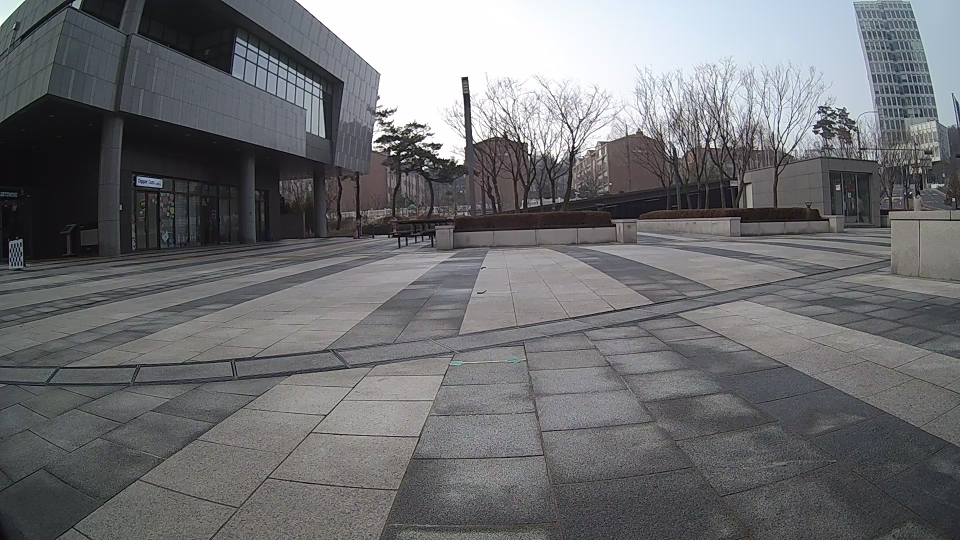
#> input picture opencv-python-learn/BarrelDistortion/images/마이크로20260115_142755.mp4_20260116_084653.175.jpg, 1920 x 1080 px (shown at 1/2 size); its folder holds 4 pictures in this run
$ python image_calibraion.py
#> lines starting #> are read from the running program, lines starting #| are printed output that depends on the picture
import cv2
import os
import numpy as np
import glob

"""
size: 행열 개수 => (row, col)
path: 이미지가 있는 폴더 위치
savePath: 이미지가 저장되는 폴더 경로
ext: 이미지의 확장자 => .png
patternType: 보정에서 사용하는 보드 타입 (True: 체크보드 / False: 원 모양 zigzag)

return
    retval: calibration 품질 정도. 값이 낮을수록 보정이 잘 되었다는 뜻
    cameraMatrix: 3x3 형태의 카메라 내부 행렬 값
    distCoeff: 렌즈 왜곡 계수
    rvecs: 3x1 회전 벡터. 벡터의 방향은 회전 축을 지정, 크기는 회전 각을 지정
    tvecs: 3x1 이동 벡터
"""


def imageCalibration(patternSize: tuple, path: str, savePath: str, ext=".jpg", patternType=True):
    # [추가된 부분] 저장할 폴더가 없으면 자동으로 생성합니다.
#> called with patternSize = (7, 4), ext = '.jpg', patternType = True
    os.makedirs(savePath, exist_ok=True)
    objpoints = [] # 알려진 3D 점(objpoints) 값
    imgpoints = [] # 감지된 코너의 해당 픽셀 좌표

    # 주어진 디렉터리에 저장된 개별 이미지의 경로 추출
    imagePath = os.path.join(path, f"*{ext}")
    images = glob.glob(imagePath)

    #object point 생성 = 0값
    objp = np.zeros((1, patternSize[0] * patternSize[1], 3), np.float32)
    objp[0, :, :2] = np.mgrid[0:patternSize[0], 0:patternSize[1]].T.reshape(-1, 2)

    for frame_c in images:
        arr = np.fromfile(frame_c, dtype=np.uint8)
        img = cv2.imdecode(arr, cv2.IMREAD_COLOR)
#> img is the input picture: shape (1080, 1920, 3); mean B, G, R 113.3, 110.8, 110

        # img = cv2.imread(frame_c)
        name = os.path.splitext( os.path.basename(frame_c) )[0]
        gray = cv2.cvtColor(img, cv2.COLOR_BGR2GRAY) # 그레이 스케일로 변환

        # 이미지에서 원하는 개수의 코너가 발견되면 ret = true
        ret, corners = False, None
        if patternType:
            ret, corners = cv2.findChessboardCorners(gray, patternSize,
                                            cv2.CALIB_CB_ADAPTIVE_THRESH
                                            + cv2.CALIB_CB_FAST_CHECK
                                            + cv2.CALIB_CB_NORMALIZE_IMAGE)
#> ret = False; corners = None
        else:
            ret, corners = cv2.findCirclesGrid(gray, patternSize,
                                            flags=cv2.CALIB_CB_ASYMMETRIC_GRID)

        if ret:
            objpoints.append(objp)
            corners2 = cv2.cornerSubPix(gray, corners, (10, 10), (-1, -1),
                                        (cv2.TERM_CRITERIA_EPS
                                        + cv2.TERM_CRITERIA_MAX_ITER, 30, 0.001))
            imgpoints.append(corners2)

            drawIamge = cv2.drawChessboardCorners(img, patternSize, corners2, ret)
            saveName = os.path.join(savePath, f"{name}_save{ext}")

            type = os.path.splitext(saveName)[1]
            rst, img_arr = cv2.imencode(type, drawIamge)
            if rst:
                with open(saveName, mode='w+b') as f:
                    img_arr.tofile(f)
#> pass 2 of the loop in imageCalibration, `for frame_c in images:`:
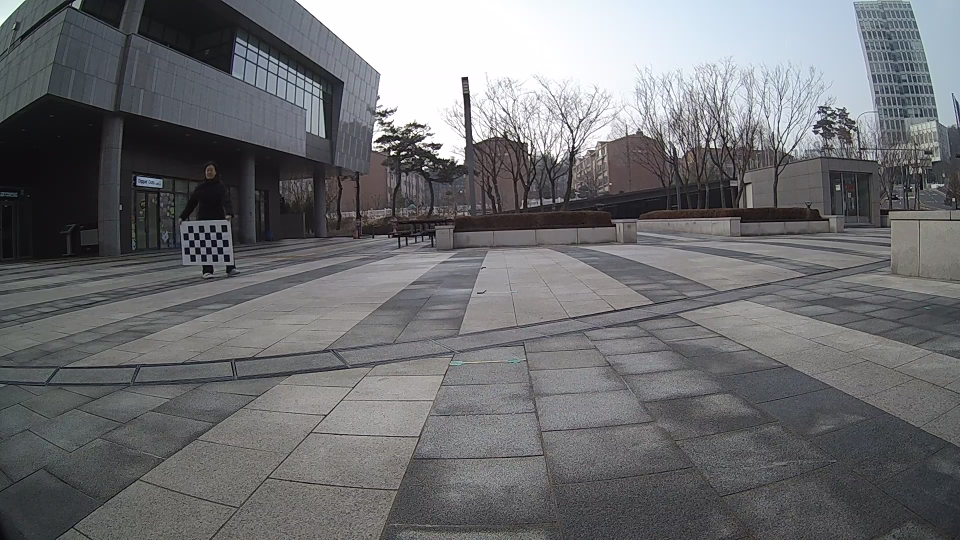
#> input picture opencv-python-learn/BarrelDistortion/images/마이크로20260115_142755.mp4_20260116_084701.681.jpg, 1920 x 1080 px (shown at 1/2 size)
#> in imageCalibration, img is the input picture: shape (1080, 1920, 3); mean B, G, R 113.4, 110.9, 110.1
#> ret = True; corners = 28 rows, first 8: [446.8, 508.2], [434.9, 508.4], [423.3, 508.6], [412.4, 508.7], [401.5, 508.7], [390.3, 508.9], [379.6, 508.7], [445.4, 494.3]
#> corners2 = 28 rows, first 8: [442.1, 509.4], [428.9, 507.7], [418.1, 508.6], [406.5, 508.6], [406.5, 508.6], [385.1, 508.3], [385.1, 508.3], [440.5, 493.7]
#> pass 3 of the loop in imageCalibration, `for frame_c in images:`:
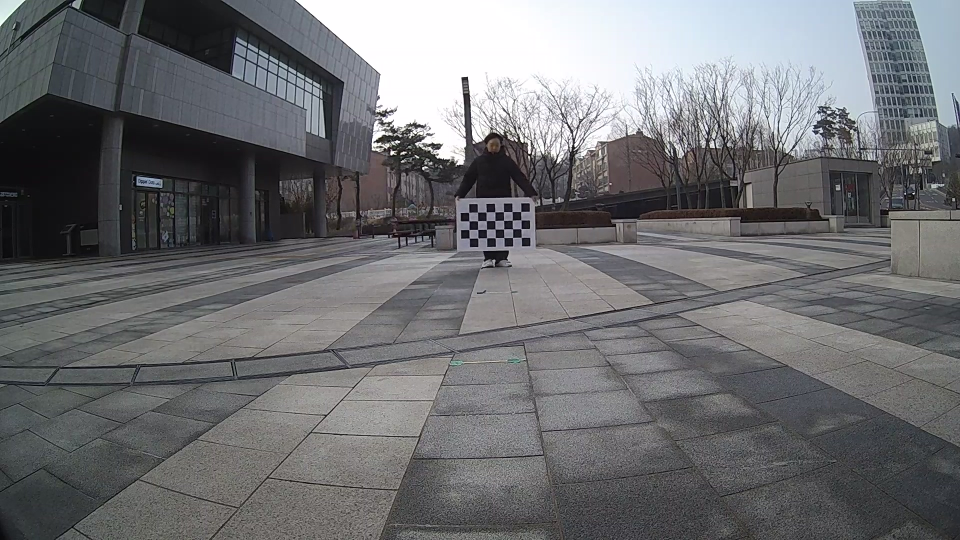
#> input picture opencv-python-learn/BarrelDistortion/images/마이크로20260115_142755.mp4_20260116_084706.824.jpg, 1920 x 1080 px (shown at 1/2 size)
#> in imageCalibration, img is the input picture: shape (1080, 1920, 3); mean B, G, R 113.4, 110.8, 110
#> corners = 28 rows, first 8: [1042.7, 475.1], [1025.5, 475.6], [1007.8, 475.5], [990.6, 476], [973.7, 476.5], [956.1, 476.5], [938.5, 476.8], [1042.2, 458.2]
#> corners2 = 28 rows, first 8: [1042.9, 475.2], [1025.6, 475.5], [1008.2, 475.5], [990.9, 475.9], [973.6, 476.2], [956.2, 476.5], [938.8, 476.6], [1042.5, 457.8]
#> the loop made 4 passes; the first 3 are shown


            # cv2.imwrite(saveName, drawIamge)

    # 카메라 캘리브레이션 수행
    ret, mtx, dist, rvecs, tvecs = cv2.calibrateCamera(objpoints,
                                                    imgpoints,
                                                    gray.shape[::-1],
                                                    None, None)

    print("Camera matrix : \n\n", mtx)  # 내부 카메라 행렬
    print("dist : \n\n", dist)  # 렌즈 왜곡 계수(Lens distortion coefficients)
    print("rvecs : \n\n", rvecs)  # 회전 벡터
    print("tvecs : \n\n", tvecs)  # 이동 벡터

    return ret, mtx, dist, rvecs, tvecs

def createCalibImage(path: str, ext: str, savePath: str, mtx: list, dist: list):
    # [수정됨] 결과를 저장할 'calib-results' 폴더를 강제로 생성합니다.
#> called with ext = '.jpg', mtx = array of shape (3, 3), dist = array of shape (1, 5)
    os.makedirs(savePath, exist_ok=True)

    # 주어진 디렉터리에 저장된 개별 이미지의 경로 추출
    imagePath = os.path.join(path, f"*{ext}")
    images = glob.glob(imagePath)


    for frame_c in images:
        arr = np.fromfile(frame_c, dtype=np.uint8)
        img = cv2.imdecode(arr, cv2.IMREAD_COLOR)

        # img = cv2.imread(frame_c)
        name = os.path.splitext( os.path.basename(frame_c) )[0]
        saveName = os.path.join(savePath, f"{name}_calibresult{ext}")

        h,  w = img.shape[:2]
#> h = 1080; w = 1920
        newcameramtx, roi = cv2.getOptimalNewCameraMatrix(mtx, dist, (w,h), 1, (w,h))

        mapx, mapy = cv2.initUndistortRectifyMap(mtx, dist, None, newcameramtx, (w,h), 5)
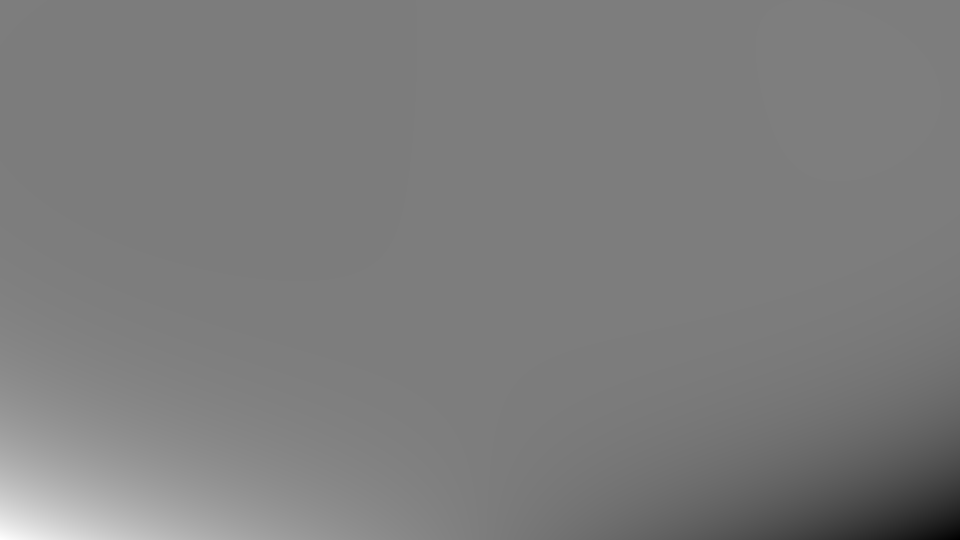
#> mapx: shape (1080, 1920) float32 (shown at 1/2 size); min -87727.2, max 92932.3, mean 1120.5; drawn with min black and max white
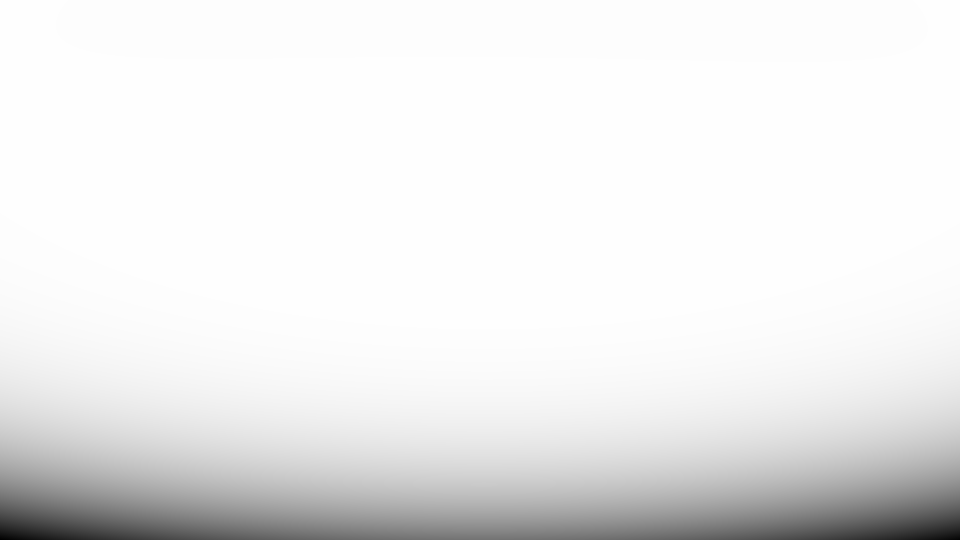
#> mapy: shape (1080, 1920) float32 (shown at 1/2 size); min -198646.6, max 1042.8, mean -13933.7; drawn with min black and max white
        dst = cv2.remap(img, mapx, mapy, cv2.INTER_LINEAR)
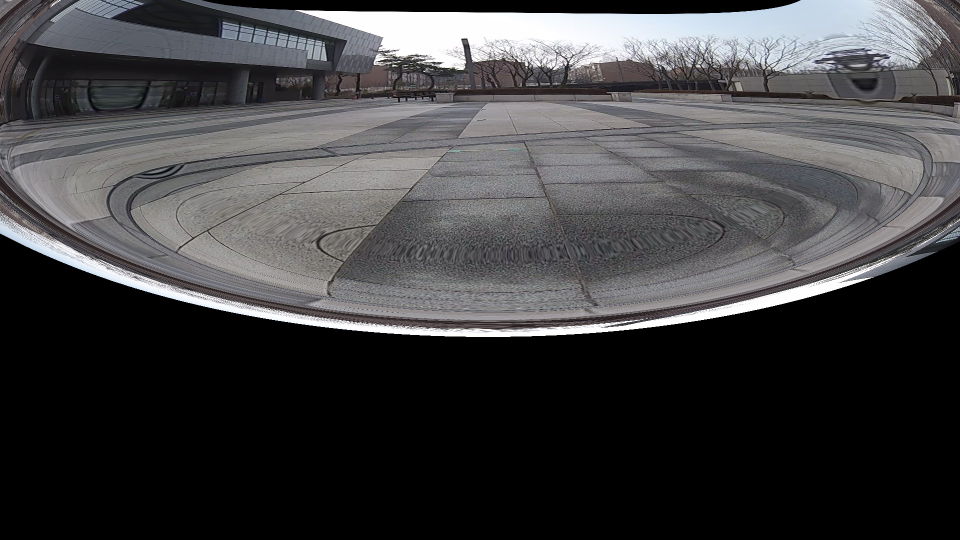
#> dst: shape (1080, 1920, 3) (shown at 1/2 size); mean B, G, R 66.7, 65.2, 65.6

        x, y, w, h = roi
        dst = dst[y:y+h, x:x+w]
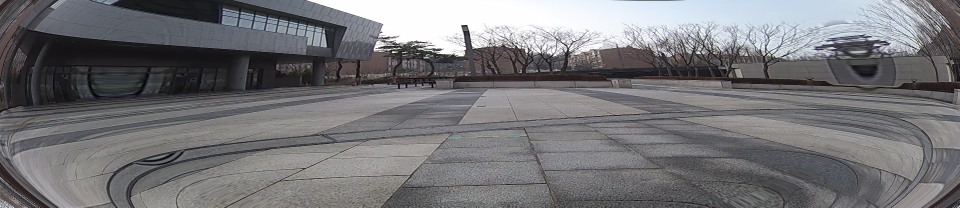
#> dst: shape (415, 1919, 3) (shown at 1/2 size); mean B, G, R 119.3, 116.5, 116.9
        type = os.path.splitext(saveName)[1]
        rst, img_arr = cv2.imencode(type, dst)
        if rst:
            with open(saveName, mode='w+b') as f:
                img_arr.tofile(f)
#> pass 2 of the loop in createCalibImage, `for frame_c in images:`:
#> in createCalibImage, `dst = cv2.remap(img, mapx, mapy, cv2.INTER_LINEAR)`:
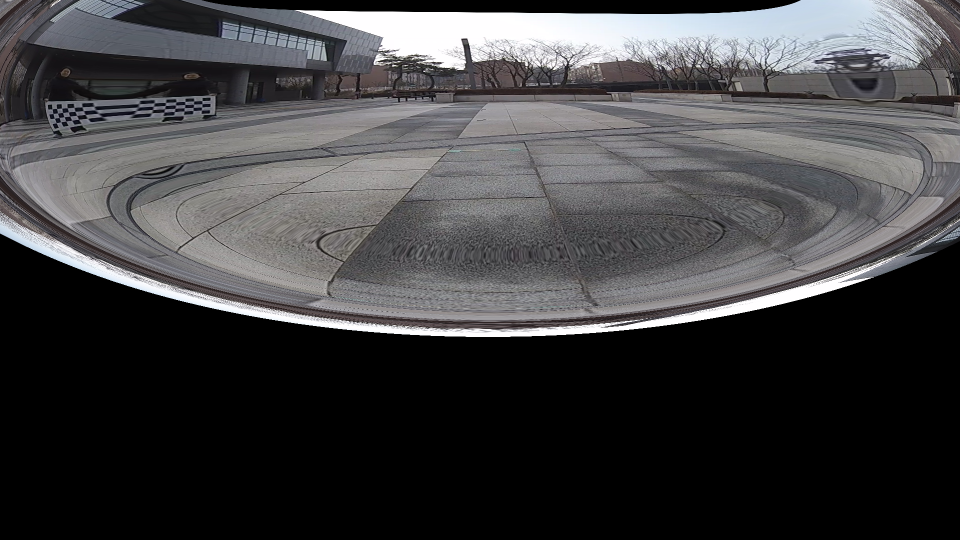
#> dst: shape (1080, 1920, 3) (shown at 1/2 size); mean B, G, R 66.9, 65.4, 65.8
#> in createCalibImage, `dst = dst[y:y+h, x:x+w]`:
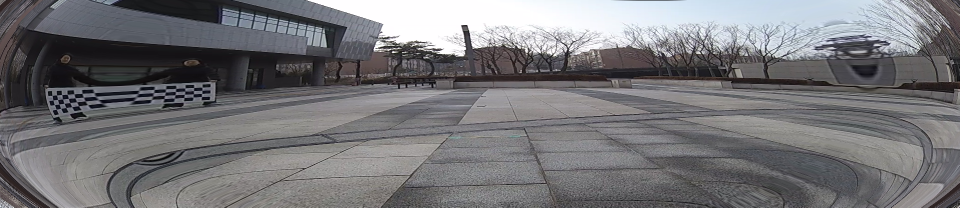
#> dst: shape (415, 1919, 3) (shown at 1/2 size); mean B, G, R 119.8, 116.9, 117.4
#> pass 3 of the loop in createCalibImage, `for frame_c in images:`:
#> in createCalibImage, `dst = cv2.remap(img, mapx, mapy, cv2.INTER_LINEAR)`:
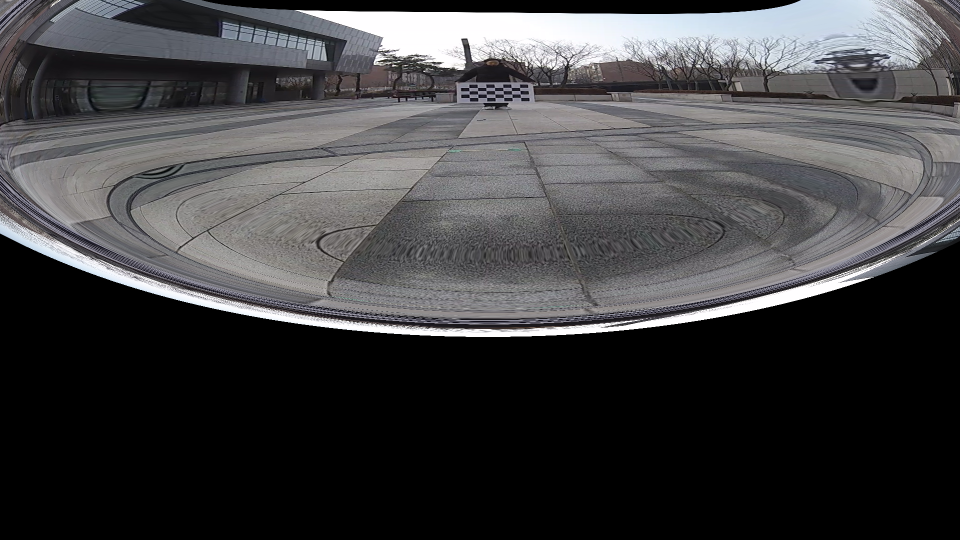
#> dst: shape (1080, 1920, 3) (shown at 1/2 size); mean B, G, R 66.9, 65.3, 65.6
#> in createCalibImage, `dst = dst[y:y+h, x:x+w]`:
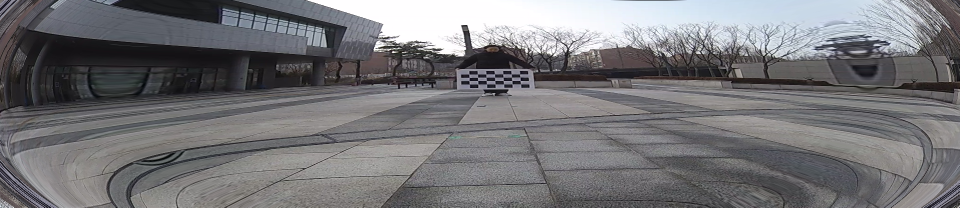
#> dst: shape (415, 1919, 3) (shown at 1/2 size); mean B, G, R 119.7, 116.8, 117.2
#> the loop made 4 passes; the first 3 are shown
        # cv2.imwrite(f"{name}", dst)


#입력값 예제

patternSize = (7, 4) # 가로 8칸, 세로 5칸짜리 체커보드
path = r"C:\Users\HydroSEM\dev\santiago\my-til-blog\opencv-python-learn\BarrelDistortion\images"
savePath = r"C:\Users\HydroSEM\dev\santiago\my-til-blog\opencv-python-learn\BarrelDistortion\calibrations"
clibSavePath = r"C:\Users\HydroSEM\dev\santiago\my-til-blog\opencv-python-learn\BarrelDistortion\calib-results"
ext = ".jpg" # default = png
patternType = True # defalut = checkboard

ret, mtx, dist, rvecs, tvecs = imageCalibration(patternSize, path, savePath, ext, patternType)
createCalibImage(path, ext, clibSavePath, mtx, dist)
